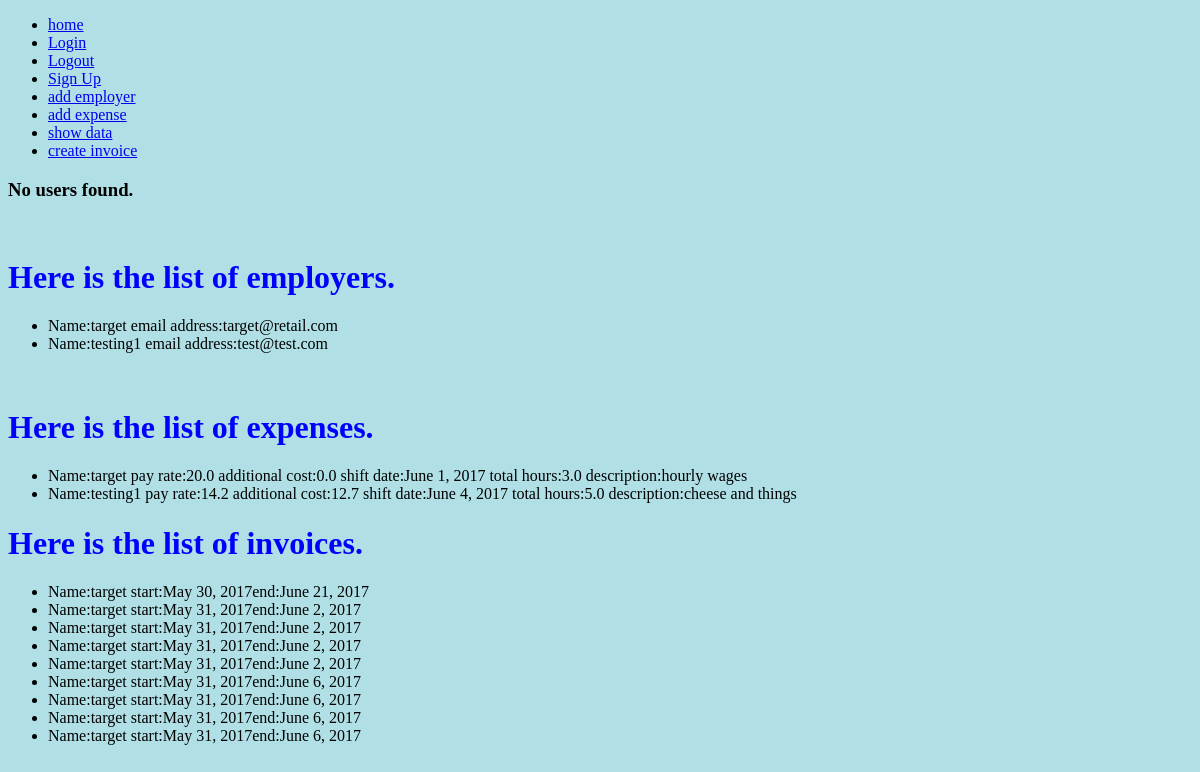
The app's page /showdata/, older data.
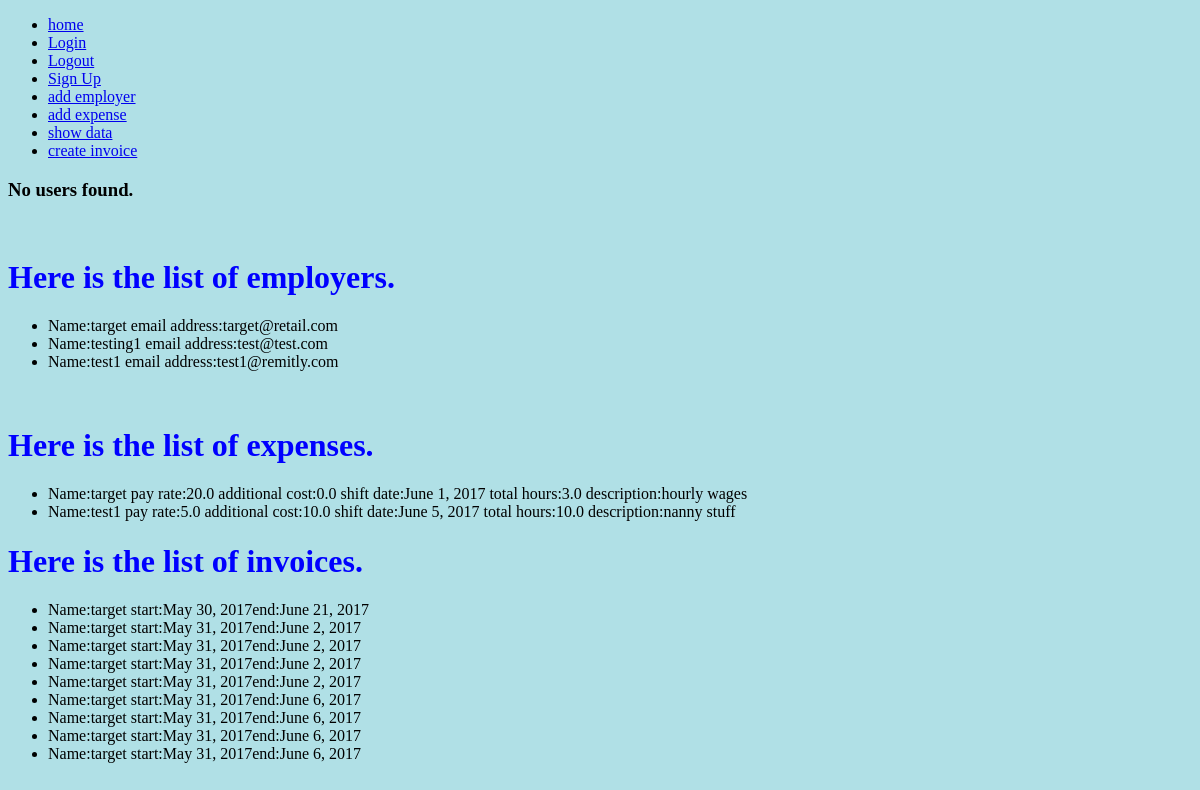
The same page, newer data.
### polls/models.py (models this page shows, shortened)
class Employer(models.Model):
    company_name = models.CharField(max_length=30)
    email_address = models.EmailField()
    def __str__(self):
        return self.company_name

class Expense(models.Model):
    company = models.ForeignKey(Employer, on_delete=models.CASCADE)
    pay_rate = models.FloatField()
    additional_cost = models.FloatField()
    shift_date = models.DateField()
    total_hours = models.FloatField()
    description = models.CharField(max_length=200)

class Invoice(models.Model):
    c_name = models.ForeignKey(Employer, on_delete=models.CASCADE)
    start_date = models.DateField()
    end_date = models.DateField()

### polls/views.py (the view)
# urls.py: url(r'^showdata/$', views.showdata, name='showdata'),
def showdata(request):
    all_users = User.objects.all()
    employer = Employer.objects.all()
    expense = Expense.objects.all()
    invoice = Invoice.objects.all()
    return render(request, 'polls/showdata.html', {'all_users': all_users, 'employer': employer,
                                                   'expense': expense, 'invoice':invoice})

### polls/templates/polls/showdata.html (shortened to what this page needs)
<!DOCTYPE html>
<html>
<head>
    <div id="nav">
        <ul>
            <li><a href="/">home</a></li>
            <li><a href="http://localhost:8000/login">Login</a></li>
            <li><a href="http://localhost:8000/logout">Logout</a></li>
            <li><a href="http://localhost:8000/register">Sign Up</a></li>
            <li><a href="http://localhost:8000/employer_add">add employer</a></li>
            <li><a href="http://localhost:8000/expense_add">add expense</a></li>
            <li><a href="http://localhost:8000/showdata">show data</a></li>
            <li><a href="http://localhost:8000/invoice">create invoice</a></li>
        </ul>
    </div>
    {% if all_users %}
    <h1>Here is the list of users.</h1>
    <ul>
        {% for user in all_users %}
        <li> Name:{{ user.user_name }} First Name:{{ user.first_name }} Last Name:{{ user.last_name }} Password:{{
            user.password }}
        </li>
        {% endfor %}
    </ul>
    {% else %}
    <h3> No users found.</h3>
    {% endif %}
    <br>
    {% if employer %}
    <h1>Here is the list of employers.</h1>
    <ul>
        {% for user in employer %}
        <li> Name:{{ user.company_name }} email address:{{ user.email_address }}</li>
        {% endfor %}
    </ul>
    {% else %}
    <h3> No employer found.</h3>
    {% endif %}
    <br>
    {% if expense %}
    <h1>Here is the list of expenses.</h1>
    <ul>
        {% for user in expense %}
        <li> Name:{{ user.company }} pay rate:{{ user.pay_rate }}
            additional cost:{{ user.additional_cost }} shift date:{{ user.shift_date }}
            total hours:{{ user.total_hours }} description:{{ user.description }}
        </li>
        {% endfor %}
    </ul>
    {% else %}
    <h3> No expenses found.</h3>
    {% endif %}
    {% if invoice %}
    <h1>Here is the list of invoices.</h1>
    <ul>
        {% for inv in invoice %}
        <li> Name:{{ inv.c_name }} start:{{ inv.start_date }}end:{{ inv.end_date }}
        </li>
        {% endfor %}
    </ul>
    {% else %}
    <h3> No invoices found.</h3>
    {% endif %}
</head>
</html>

Row changes from the older to the newer data that the page shows:
added Employer: company_name "test1", email_address "test1@remitly.com"
changed Expense: company "testing1" → "test1"; pay_rate "14.2" → "5.0"; additional_cost "12.7" → "10.0"; shift_date "June 4, 2017" → "June 5, 2017"; total_hours "5.0" → "10.0"; description "cheese and things" → "nanny stuff"
